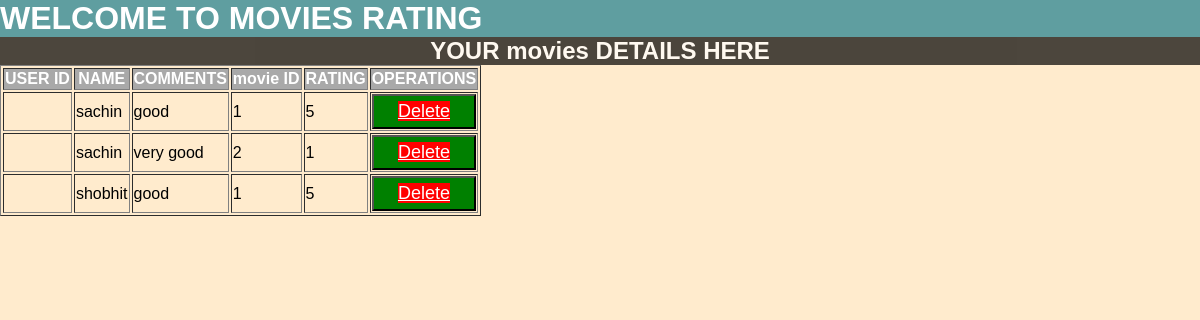
The page /comment.php on the database its author committed.
### tables this page shows
CREATE TABLE `comments` (
  `id` int(21) NOT NULL,
  `Name` varchar(125) NOT NULL,
  `comments` varchar(255) NOT NULL,
  `movies_id` int(11) NOT NULL,
  `rating` int(11) NOT NULL
);

### comment.php (the view, shortened to what this page needs)
<?php
include 'dblink.php';
$query = "select * from comments ";
$data = mysqli_query($con, $query);
$total = mysqli_num_rows($data);
?>
<!DOCTYPE html>
<html>
<head>
</head>
<body>
	<h1> <marquee>WELCOME  TO  	MOVIES  RATING </marquee></h1>
	<h2>YOUR movies DETAILS HERE</h2>
	<table border="1">
		<tr>
			<th>USER ID</th>
			<th> NAME</th>
			<th>COMMENTS</th>
			<th>movie ID</th>
			<th>RATING</th>
			<th colspan="2">OPERATIONS</th>
		</tr>
</body>
</html>
<?php
if($total !=0)
{
	while($result = mysqli_fetch_assoc($data))
	{
		echo "<tr>
			    <td>".$result['ID']."</td>
				<td>".$result['Name']."</td>
				<td>".$result['comments']."</td>
				<td>".$result['movies_id']."</td>
				<td>".$result['rating']."</td>
				<td><button><a href='comdelete.php?ji=$result[ID]' onclick ='return checkdelete()' >Delete</a></button></td>
		</tr>";
	}
}
else
{
	echo "No Record Found";
}
?>

### comment.php (style rules this page uses)
body { margin: 0; padding: 0; background-color: #ffebcd; background-size: cover; font-family: sans-serif; }
h1 { margin: 0; color: white; background-color:cadetblue; }
h2 { margin: 0; color: white; background-color: black; text-align: center; opacity: .7; }
tr { color: black; }
th { color: white; background-color: darkgray; }
tr td a { font-size: 18px; background-color: red; color: white; }
button { background-color: green; height: 35px; width: 100%; }

### rows shown on the page
comments: Name "sachin", comments "good", movies "1", rating "5"
comments: Name "sachin", comments "very good", movies "2", rating "1"
comments: Name "shobhit", comments "good", movies "1", rating "5"
